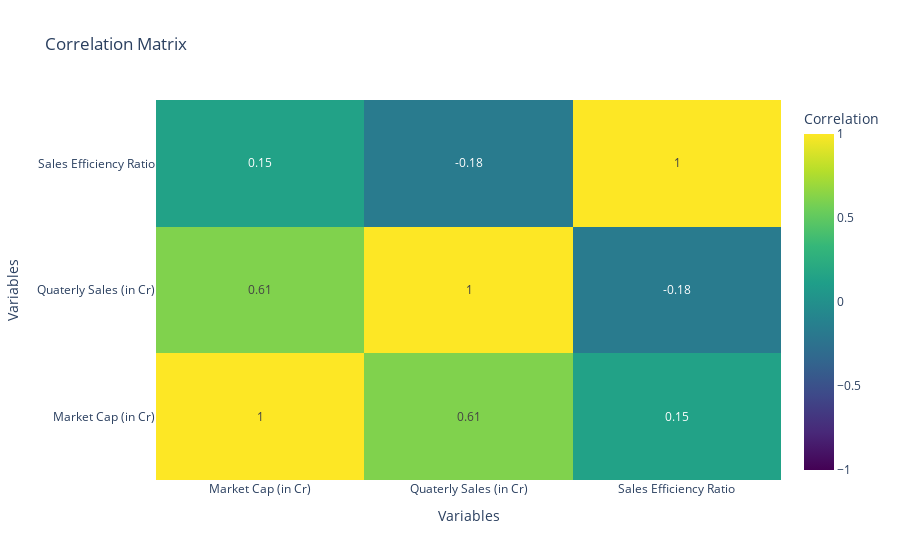

The cell this chart's notebook holds for it:
### Markdown cell above
### ***CORRELETION IN THE DATA***

### Code cell
corr_matrix = df[['Market Cap (in Cr)', 'Quaterly Sales (in Cr)', 'Sales Efficiency Ratio']].corr()

# Create a heatmap
fig_corr = go.Figure(data=go.Heatmap(
    z=corr_matrix.values,
    x=corr_matrix.columns,
    y=corr_matrix.columns,
    colorscale='Viridis',
    zmin=-1, zmax=1,
    colorbar=dict(title='Correlation'),
    text=corr_matrix.values.round(2),  # Add correlation numbers to the heatmap
    texttemplate="%{text}",  # Format the text
))

fig_corr.update_layout(
    title='Correlation Matrix',
    xaxis_title='Variables',
    yaxis_title='Variables',
    width=1500,  # Width of the figure
    height=500,
)

fig_corr.show()

### Figure 1 — Plotly figure (JSON) as saved in the notebook; plotly's stock layout.template omitted (floating-point values rounded to 4 significant figures)
{"data": [{"colorbar": {"title": {"text": "Correlation"}}, "colorscale": [[0, "#440154"], [0.1111, "#482878"], [0.2222, "#3e4989"], [0.3333, "#31688e"], [0.4444, "#26828e"], [0.5556, "#1f9e89"], [0.6667, "#35b779"], [0.7778, "#6ece58"], [0.8889, "#b5de2b"], [1, "#fde725"]], "text": [[1, 0.61, 0.15], [0.61, 1, -0.18], [0.15, -0.18, 1]], "texttemplate": "%{text}", "type": "heatmap", "x": ["Market Cap (in Cr)", "Quaterly Sales (in Cr)", "Sales Efficiency Ratio"], "y": ["Market Cap (in Cr)", "Quaterly Sales (in Cr)", "Sales Efficiency Ratio"], "z": [[1, 0.6123, 0.1451], [0.6123, 1, -0.1752], [0.1451, -0.1752, 1]], "zmax": 1, "zmin": -1}], "layout": {"title": {"text": "Correlation Matrix"}, "xaxis": {"title": {"text": "Variables"}}, "yaxis": {"title": {"text": "Variables"}}}}
